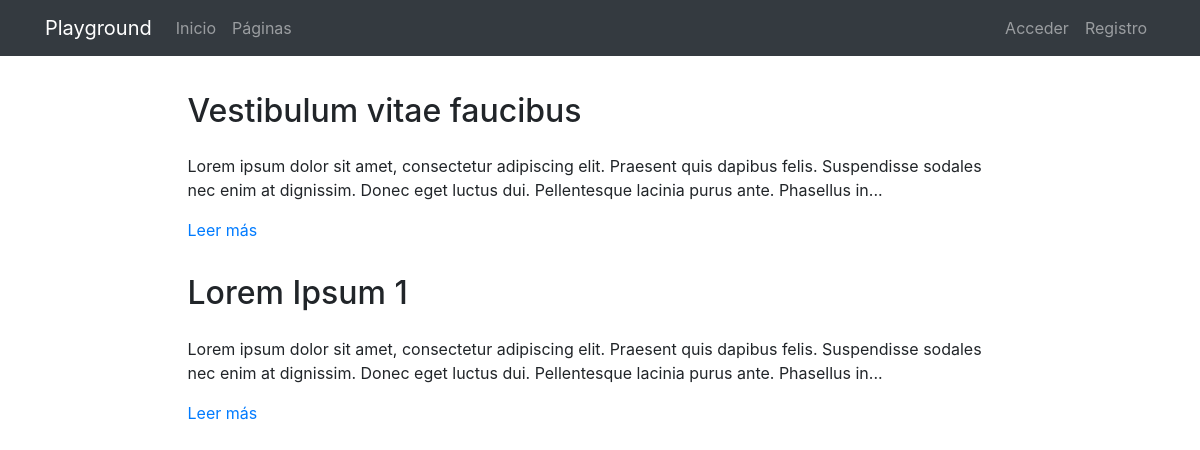
Page /pages/ on the earlier database version.
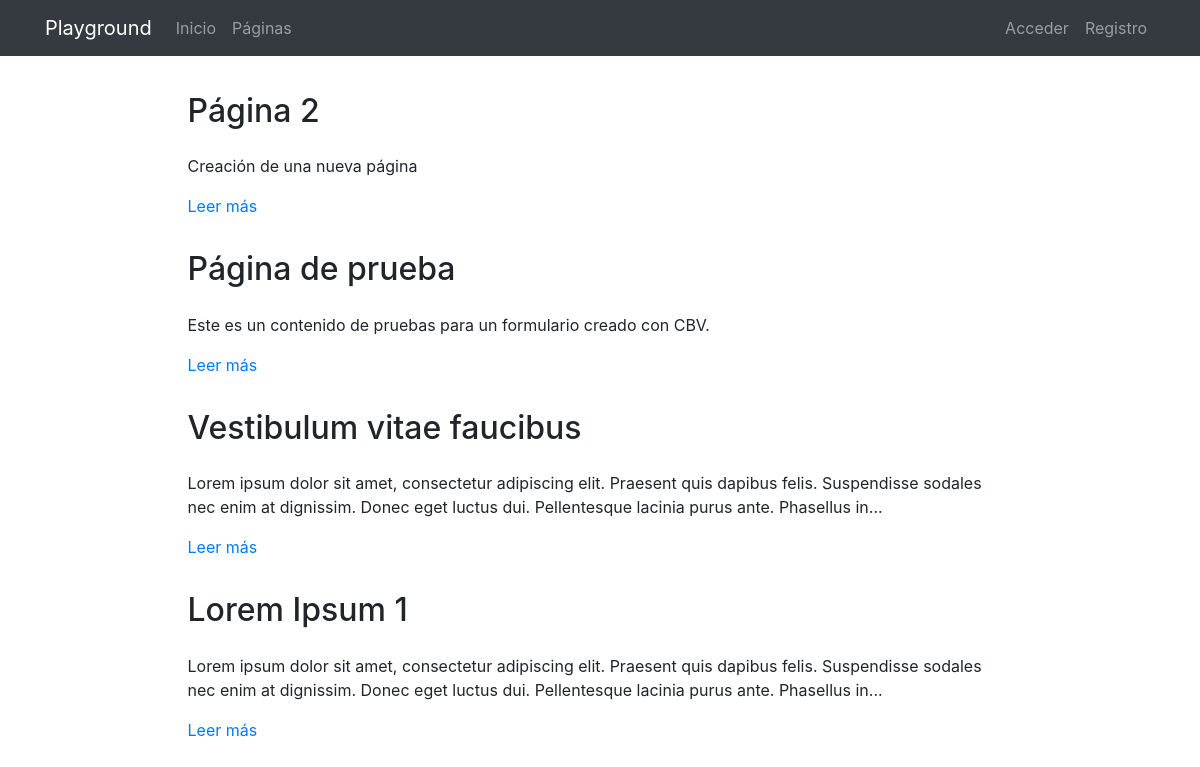
Same page on the later database version.
### pages/models.py (models this page shows, shortened)
class Page(models.Model):
    title = models.CharField(verbose_name="Título", max_length=200)
    content = RichTextField(verbose_name="Contenido")
    order = models.SmallIntegerField(verbose_name="Orden", default=0)
    created = models.DateTimeField(auto_now_add=True, verbose_name="Fecha de creación")
    updated = models.DateTimeField(auto_now=True, verbose_name="Fecha de edición")
    class Meta:
        verbose_name = "página"
        verbose_name_plural = "páginas"
        ordering = ['order', 'title']

### pages/views.py (the view)
# urls.py: path('', PageListView.as_view(), name='pages'),
class PageListView(ListView):
    model = Page

### pages/templates/pages/page_list.html (shortened to what this page needs)
{% extends 'core/base.html' %}
{% load static %}
{% block content %}
{% include 'pages/includes/pages_menu.html' %}
<main role="main">
  <div class="container mb-4">
    {% for page in page_list|dictsort:"id" reversed %}
      <div class="row mt-3">
        <div class="col-md-9 mx-auto">
          <h2 class="mb-4">{{page.title}}</h2>
          <div>
            <p>{{page.content|striptags|safe|truncatechars:"200"}}</p>
            <p><a href="{% url 'pages:page' page.id page.title|slugify %}">Leer más</a>
            </p>
          </div>
        </div>
      </div>
    {% endfor %}
  </div>
</main>
{% endblock %}

Differences in the rows shown:
added Page: title "Página 2", content "Creación de una nueva página"
added Page: title "Página de prueba", content "Este es un contenido de pruebas para un formulario creado con CBV."
